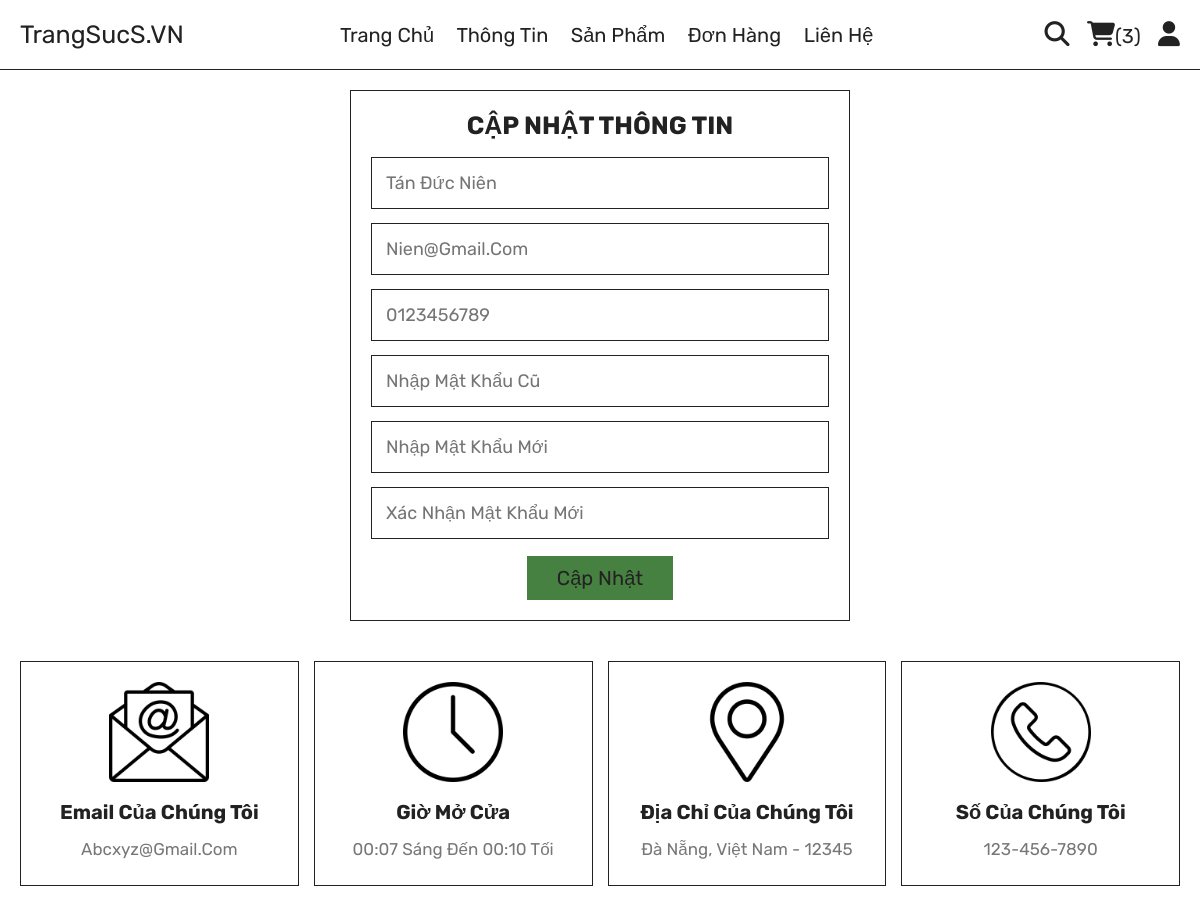
The page /update_profile.php (signed in) on the database its author committed.
### tables this page shows
CREATE TABLE `users` (
  `id` int(100) NOT NULL,
  `name` varchar(20) NOT NULL,
  `email` varchar(50) NOT NULL,
  `number` varchar(10) NOT NULL,
  `password` varchar(50) NOT NULL,
  `address` varchar(500) NOT NULL
);

### update_profile.php (the view, shortened to what this page needs)
<?php
include 'components/connect.php';
if (isset($_SESSION['user_id'])) {
    $user_id = $_SESSION['user_id'];
} else {
    $user_id = '';
    header('location:home.php');
};
?>
<!DOCTYPE html>
<html lang="en">
<head>
    <link rel="stylesheet" href="https://cdnjs.cloudflare.com/ajax/libs/font-awesome/6.4.2/css/all.min.css">
    <link rel="stylesheet" href="css/style.css">
</head>
<body>
    <?php include 'components/user_header.php'; ?>
    <section class="form-container update-form">
        <form action="" method="post">
            <h3>cập nhật thông tin</h3>
            <input type="text" name="name" placeholder="<?= $fetch_profile['name']; ?>" class="box" maxlength="50">
            <input type="email" name="email" placeholder="<?= $fetch_profile['email']; ?>" class="box" maxlength="50" oninput="this.value = this.value.replace(/\s/g, '')">
            <input type="number" name="number" placeholder="<?= $fetch_profile['number']; ?>"" class=" box" min="0" max="9999999999" maxlength="10">
            <input type="password" name="old_pass" placeholder="nhập mật khẩu cũ" class="box" maxlength="50" oninput="this.value = this.value.replace(/\s/g, '')">
            <input type="password" name="new_pass" placeholder="nhập mật khẩu mới" class="box" maxlength="50" oninput="this.value = this.value.replace(/\s/g, '')">
            <input type="password" name="confirm_pass" placeholder="xác nhận mật khẩu mới" class="box" maxlength="50" oninput="this.value = this.value.replace(/\s/g, '')">
            <input type="submit" value="cập nhật" name="submit" class="btn">
        </form>
    </section>
    <?php include 'components/footer.php'; ?>
</body>
</html>

### css/style.css (style rules this page uses)
:root { --green: #478141; --red: #e74c3c; --white: #fff; --black: #222; --light-color: #777; --border: .1rem solid var(--black); }
* { font-family: 'Rubik', sans-serif; margin: 0; padding: 0; box-sizing: border-box; outline: none; border: none; text-decoration: none; text-transform: capitalize; }
html { font-size: 62.5%; overflow-x: hidden; scroll-behavior: smooth; stop-opacity: 7rem; }
section { margin: 0 auto; max-width: 1200px; padding: 2rem; }
.btn, .delete-btn { margin-top: 1rem; display: inline-block; font-size: 2rem; padding: 1rem 3rem; cursor: pointer; text-transform: capitalize; transition: .2s linear; }
.btn { background-color: var(--green); color: var(--black); }
.form-container form { border: var(--border); margin: 0 auto; max-width: 50rem; padding: 2rem; text-align: center; }
.form-container form h3 { font-size: 2.5rem; color: var(--black); text-transform: uppercase; margin-bottom: 1rem; }
.form-container form .box { margin: .7rem 0; width: 100%; border: var(--border); padding: 1.4rem; font-size: 1.8rem; color: var(--black); }

### rows shown on the page
users: name "tán Đức Niên", email "nien@gmail.com", number "0123456789"

### other values the page prints
$total_cart_items "3"
